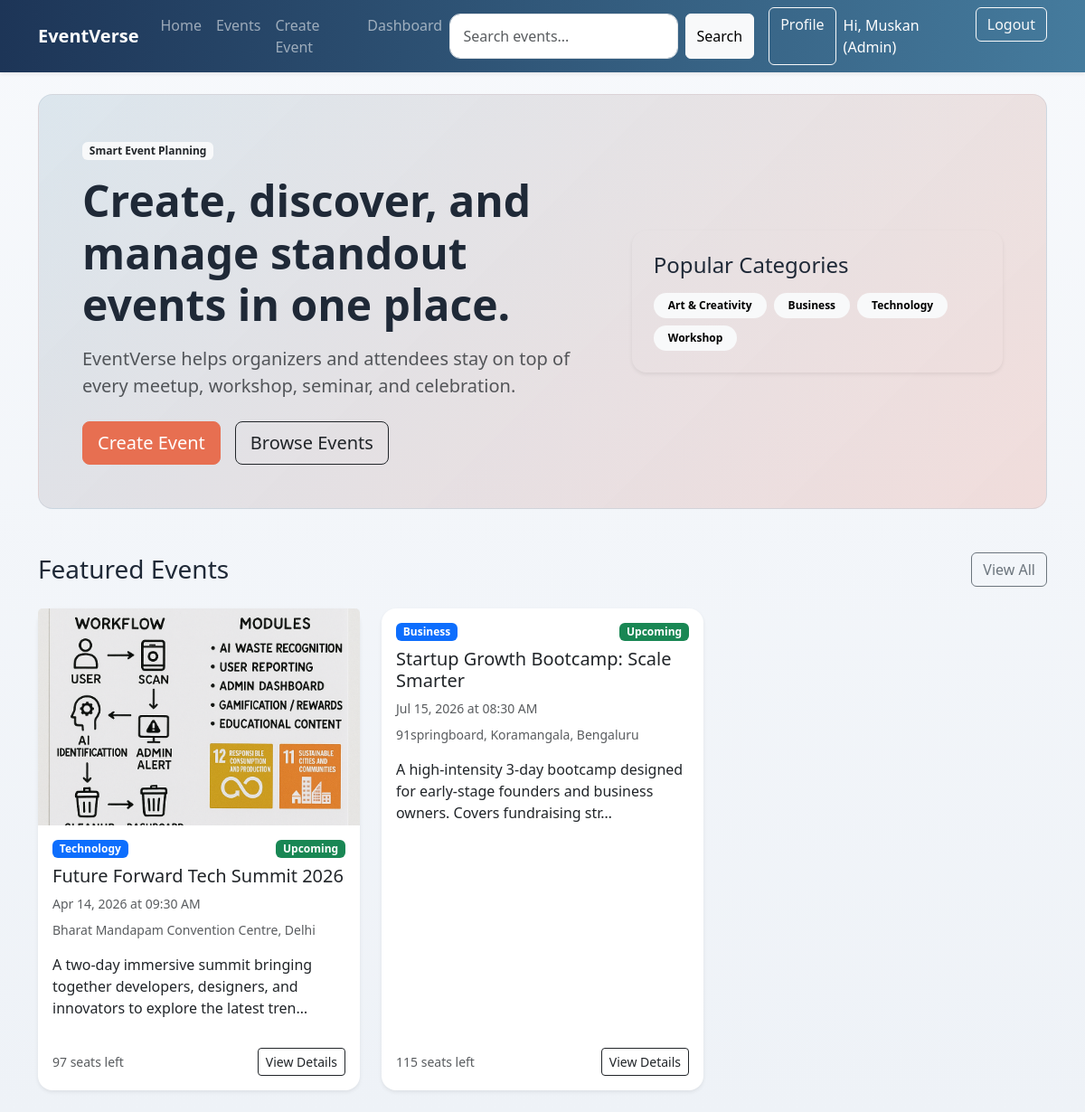
The app's page / (signed in) with its own data.
### events/models.py (models this page shows, shortened)
class Category(models.Model):
    name = models.CharField(max_length=100, unique=True)
    class Meta:
        ordering = ['name']

class Event(models.Model):
    class Status(models.TextChoices):
        DRAFT = 'draft', 'Draft'
        PUBLISHED = 'published', 'Published'
        CANCELLED = 'cancelled', 'Cancelled'
        COMPLETED = 'completed', 'Completed'
    title = models.CharField(max_length=200)
    slug = models.SlugField(max_length=220, unique=True, blank=True)
    description = models.TextField()
    category = models.ForeignKey(Category, on_delete=models.PROTECT, related_name='events')
    organizer = models.ForeignKey(
        settings.AUTH_USER_MODEL,
        on_delete=models.CASCADE,
        related_name='organized_events',
    )
    venue = models.CharField(max_length=255)
    city = models.CharField(max_length=120)
    start_date = models.DateField()
    end_date = models.DateField()
    start_time = models.TimeField()
    end_time = models.TimeField()
    capacity = models.PositiveIntegerField(default=1)
    price = models.DecimalField(max_digits=10, decimal_places=2, default=Decimal('0.00'))
    status = models.CharField(max_length=20, choices=Status.choices, default=Status.DRAFT)
    image = models.ImageField(upload_to='events/', blank=True, null=True)
    google_maps_url = models.URLField(blank=True)
    created_at = models.DateTimeField(auto_now_add=True)
    class Meta:
        ordering = ['start_date', 'start_time', '-created_at']
    @property
    def event_timing_status(self):
        return 'Upcoming' if self.start_datetime >= timezone.now() else 'Past'
    @property
    def start_datetime(self):
        return timezone.make_aware(datetime.combine(self.start_date, self.start_time))
    @property
    def confirmed_seats(self):
        return (
            self.registrations.filter(status=Registration.Status.CONFIRMED)
            .aggregate(total=models.Sum('seat_count'))
            .get('total')
            or 0
        )
    @property
    def available_seats(self):
        return max(self.capacity - self.confirmed_seats, 0)
    @property
    def primary_media(self):
        media_item = self.media_assets.first()
        if media_item:
            return media_item
        if self.image:
            return type('LegacyImage', (), {'media_type': EventMedia.MediaType.IMAGE, 'file': self.image})()
        return None

class EventMedia(models.Model):
    class MediaType(models.TextChoices):
        IMAGE = 'image', 'Image'
        VIDEO = 'video', 'Video'
    event = models.ForeignKey(Event, on_delete=models.CASCADE, related_name='media_assets')
    file = models.FileField(upload_to='events/media/')
    media_type = models.CharField(max_length=10, choices=MediaType.choices)
    created_at = models.DateTimeField(auto_now_add=True)
    class Meta:
        ordering = ['created_at', 'id']

### core/views.py (the view)
# urls.py: path('', HomeView.as_view(), name='home'),
class HomeView(TemplateView):
    template_name = 'core/home.html'
    def get_context_data(self, **kwargs):
        context = super().get_context_data(**kwargs)
        context['featured_events'] = (
            Event.objects.select_related('organizer', 'category')
            .prefetch_related('media_assets')
            .filter(status='published')[:6]
        )
        context['categories'] = Category.objects.all()
        return context

### accounts/context_processors.py (called while the page is built)
def user_role(request):
    return {'user_role': get_user_role(request.user)}

### accounts/utils.py (called while the page is built)
def get_user_role(user):
    if not user.is_authenticated:
        return None
    if user.is_staff or user.is_superuser:
        return 'admin'
    return UserProfile.objects.filter(user=user).values_list('role', flat=True).first() or UserProfile.Role.ATTENDEE

### templates/core/home.html (shortened to what this page needs)
{% extends 'base.html' %}
{% block content %}
<section class="hero-section rounded-4 p-4 p-md-5 mb-5">
    <div class="row align-items-center g-4">
        <div class="col-lg-7">
            <span class="badge bg-light text-dark mb-3">Smart Event Planning</span>
            <h1 class="display-5 fw-bold">Create, discover, and manage standout events in one place.</h1>
            <p class="lead text-muted mt-3">EventVerse helps organizers and attendees stay on top of every meetup, workshop, seminar, and celebration.</p>
            <div class="d-flex flex-wrap gap-3 mt-4">
                {% if user_role == 'organizer' or user_role == 'admin' %}
                    <a href="{% url 'events:event-create' %}" class="btn btn-brand btn-lg">Create Event</a>
                {% else %}
                    <a href="{% url 'accounts:signup' %}" class="btn btn-brand btn-lg">Join as Organizer</a>
                {% endif %}
                <a href="{% url 'events:event-list' %}" class="btn btn-outline-dark btn-lg">Browse Events</a>
            </div>
        </div>
        <div class="col-lg-5">
            <div class="hero-card p-4 rounded-4 shadow-sm">
                <h2 class="h4">Popular Categories</h2>
                <div class="d-flex flex-wrap gap-2 mt-3">
                    {% for category in categories %}
                        <a href="{% url 'events:event-list' %}?category={{ category.id }}" class="badge rounded-pill text-bg-light p-2 px-3 text-decoration-none">{{ category.name }}</a>
                    {% endfor %}
                </div>
            </div>
        </div>
    </div>
</section>
<section>
    <div class="d-flex justify-content-between align-items-center mb-4">
        <h2 class="h3 mb-0">Featured Events</h2>
        <a href="{% url 'events:event-list' %}" class="btn btn-outline-secondary">View All</a>
    </div>
    <div class="row g-4">
        {% for event in featured_events %}
            <div class="col-md-6 col-lg-4">
                {% include 'events/partials/event_card.html' %}
            </div>
        {% endfor %}
    </div>
</section>
{% endblock %}

### templates/base.html (shortened to what this page needs)
{% load static %}
<!DOCTYPE html>
<html lang="en">
<head>
    <link href="https://cdn.jsdelivr.net/npm/bootstrap@5.3.7/dist/css/bootstrap.min.css" rel="stylesheet">
    <link rel="stylesheet" href="{% static 'css/style.css' %}">
</head>
<body>
    <nav class="navbar navbar-expand-lg navbar-dark shadow-sm">
        <div class="container">
            <a class="navbar-brand fw-bold" href="{% url 'core:home' %}">EventVerse</a>
            <div class="collapse navbar-collapse" id="mainNavbar">
                <ul class="navbar-nav me-auto mb-2 mb-lg-0">
                    <li class="nav-item"><a class="nav-link" href="{% url 'core:home' %}">Home</a></li>
                    <li class="nav-item"><a class="nav-link" href="{% url 'events:event-list' %}">Events</a></li>
                    {% if user_role == 'organizer' or user_role == 'admin' %}
                        <li class="nav-item"><a class="nav-link" href="{% url 'events:event-create' %}">Create Event</a></li>
                        <li class="nav-item"><a class="nav-link" href="{% url 'dashboard:dashboard-home' %}">Dashboard</a></li>
                    {% endif %}
                </ul>
                <form class="d-flex me-lg-3 mb-3 mb-lg-0" method="get" action="{% url 'core:search' %}">
                    <input class="form-control me-2" type="search" name="q" placeholder="Search events..." value="{{ request.GET.q }}">
                    <button class="btn btn-light" type="submit">Search</button>
                </form>
                <div class="d-flex gap-2">
                    {% if user.is_authenticated %}
                        <a class="btn btn-outline-light" href="{% url 'accounts:profile' %}">Profile</a>
                        <span class="navbar-text text-white">Hi, {{ user.username }}{% if user_role %} ({{ user_role|title }}){% endif %}</span>
                        <form method="post" action="{% url 'accounts:logout' %}">
                            <button class="btn btn-outline-light" type="submit">Logout</button>
                        </form>
                    {% else %}
                        <a class="btn btn-outline-light" href="{% url 'accounts:login' %}">Login</a>
                        <a class="btn btn-warning" href="{% url 'accounts:signup' %}">Signup</a>
                    {% endif %}
                </div>
            </div>
        </div>
    </nav>
    <main class="py-4">
        <div class="container">
            {% block content %}{% endblock %}
        </div>
    </main>
</body>
</html>

### templates/events/partials/event_card.html
<div class="card h-100 border-0 shadow-sm event-card">
    {% with primary_media=event.primary_media %}
    {% if primary_media %}
        {% if primary_media.media_type == 'video' %}
            <video class="card-img-top event-card-image" controls preload="metadata">
                <source src="{{ primary_media.file.url }}">
            </video>
        {% else %}
            <img src="{{ primary_media.file.url }}" class="card-img-top event-card-image" alt="{{ event.title }}">
        {% endif %}
    {% endif %}
    {% endwith %}
    <div class="card-body d-flex flex-column">
        <div class="d-flex justify-content-between align-items-start mb-2">
            <span class="badge text-bg-primary">{{ event.category.name }}</span>
            <span class="badge {% if event.event_timing_status == 'Upcoming' %}text-bg-success{% else %}text-bg-secondary{% endif %}">{{ event.event_timing_status }}</span>
        </div>
        <h3 class="h5">{{ event.title }}</h3>
        <p class="text-muted small mb-2">{{ event.start_date|date:"M d, Y" }} at {{ event.start_time|time:"h:i A" }}</p>
        <p class="text-muted small mb-3">{{ event.venue }}, {{ event.city }}</p>
        <p class="card-text flex-grow-1">{{ event.description|truncatechars:110 }}</p>
        <div class="d-flex justify-content-between align-items-center mt-3">
            <small class="text-muted">{{ event.available_seats }} seat{{ event.available_seats|pluralize }} left</small>
            <a href="{% url 'events:event-detail' event.pk %}" class="btn btn-sm btn-outline-dark">View Details</a>
        </div>
    </div>
</div>

### static/css/style.css (style rules this page uses)
body { background: linear-gradient(180deg, #f7f9fc 0%, #eef2f7 100%); color: #1f2937; }
.navbar { background: linear-gradient(90deg, #1d3557, #457b9d); }
.btn-brand { background-color: #e76f51; border-color: #e76f51; color: #fff; }
.hero-section { background: linear-gradient(135deg, rgba(69, 123, 157, 0.15), rgba(231, 111, 81, 0.18)); border: 1px solid rgba(29, 53, 87, 0.08); }
.hero-card, .card { border-radius: 1rem; }
.event-card { transition: transform 0.2s ease, box-shadow 0.2s ease; }
.event-card-image, .detail-image { height: 240px; object-fit: cover; }
.form-control, .form-select { border-radius: 0.75rem; padding: 0.75rem 0.9rem; }

### records on screen
Category: name "Art & Creativity"
Category: name "Business"
Category: name "Technology"
Category: name "Workshop"
Event: primary_media.file (picture), category.name "Technology", event_timing_status "Upcoming", title "Future Forward Tech Summit 2026", start_date "Apr 14, 2026", start_time "09:30 AM", venue "Bharat Mandapam Convention Centre", city "Delhi", description "A two-day immersive summit bringing together developers, designers, and innovators to explore the latest tren…", available_seats "97"
Event: category.name "Business", event_timing_status "Upcoming", title "Startup Growth Bootcamp: Scale Smarter", start_date "Jul 15, 2026", start_time "08:30 AM", venue "91springboard, Koramangala", city "Bengaluru", description "A high-intensity 3-day bootcamp designed for early-stage founders and business owners. Covers fundraising str…", available_seats "115"

### other values on screen
{{ user.username }} "Muskan"
{{ user_role|title }} "Admin"
